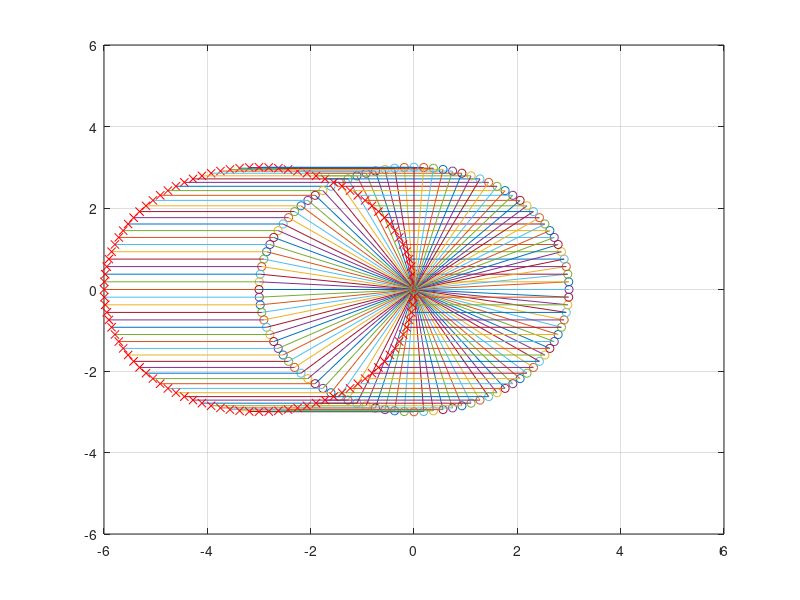

Write MATLAB code to recreate this figure.
%% Inverse Kinematics (IK) Equations Developt from: 
%% http://motion.cs.illinois.edu/RoboticSystems/InverseKinematics.html

%% 2D Planar Manipulator
origin = [0 0];
l1 = 3; q1 = pi/2;
l2 = 3; q2 = pi;

for i=1:100
    q1 = q1 + 2*pi/100;    
    pivot1 = origin;
    effector1_x = pivot1(1) + l1 * cos(q1);
    effector1_y = pivot1(2) + l1 * sin(q1);
    effector1 = [effector1_x effector1_y];
    pivot2 = [effector1_x effector1_y];
    effector2_x = pivot2(1) + l2 * cos(q2);
    effector2_y = pivot2(2) + l2 * sin(q2);
    effector2 = [effector2_x effector2_y];

    %% Plots
    % Configuration Space
    % Task Space
    figure(1); grid on;
    ylim([-6 6]); xlim([-6 6]);

    plot(pivot1(1), pivot1(2), "o"); hold on;
    plot(pivot2(1), pivot2(2), "o"); hold on;

    plot([pivot1(1) effector1(1)], [pivot1(2) effector1(2)]); hold on;
    plot([pivot2(1) effector2(1)], [pivot2(2) effector2(2)]); hold on;
    
% the world coordinates of the end effector are given by:
    goal_x = pivot1(1) + l1 * cos(q1) + l2 * cos(q2);
    goal_y = pivot1(2) + l1 * sin(q1) + l2 * sin(q2);
    plot(goal_x, goal_y, "xr");
    
    pause(0.125);
    
end